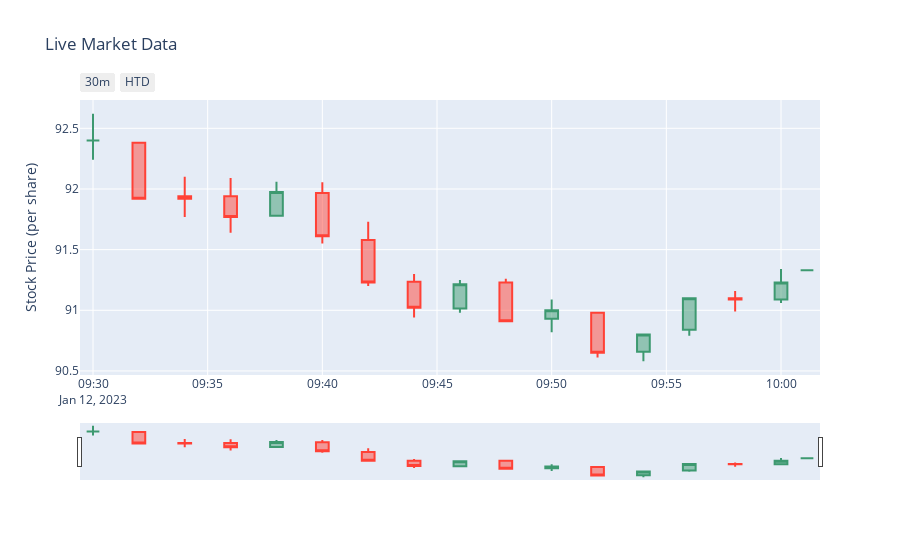

Notebook code cell kept with this figure:
### Code cell
fig = go.Figure()
fig.add_trace(go.Candlestick(
    x = data.index
    , open = data['Open']
    , high = data['High']
    , low = data['Low']
    , close = data['Close']
    , name = 'market data'
    ))

fig.update_layout(
    title = 'Live Market Data'
    , yaxis_title = 'Stock Price (per share)'
    )

fig.update_xaxes(
    rangeslider_visible = True
    , rangeselector = dict(
        buttons = list([
            dict(count=60, label='30m', step='minute', stepmode='backward')
            , dict(count=1, label='HTD', step='hour', stepmode='todate')
        ]))
    )

### Figure 1 — Plotly figure (JSON) as saved in the notebook; plotly's stock layout.template omitted (floating-point values rounded to 4 significant figures)
{"data": [{"close": [92.4, 91.92, 91.92, 91.77, 91.97, 91.61, 91.23, 91.02, 91.21, 90.91, 91, 90.65, 90.8, 91.1, 91.09, 91.23, 91.33], "high": [92.62, 92.39, 92.1, 92.09, 92.06, 92.06, 91.73, 91.3, 91.25, 91.26, 91.09, 90.98, 90.8, 91.1, 91.16, 91.34, 91.33], "low": [92.24, 91.92, 91.77, 91.64, 91.78, 91.55, 91.2, 90.94, 90.98, 90.91, 90.82, 90.61, 90.58, 90.79, 90.99, 91.06, 91.33], "name": "market data", "open": [92.4, 92.38, 91.94, 91.94, 91.78, 91.97, 91.58, 91.24, 91.01, 91.23, 90.93, 90.98, 90.66, 90.84, 91.1, 91.09, 91.33], "type": "candlestick", "x": ["2023-01-12T09:30:00", "2023-01-12T09:32:00", "2023-01-12T09:34:00", "2023-01-12T09:36:00", "2023-01-12T09:38:00", "2023-01-12T09:40:00", "2023-01-12T09:42:00", "2023-01-12T09:44:00", "2023-01-12T09:46:00", "2023-01-12T09:48:00", "2023-01-12T09:50:00", "2023-01-12T09:52:00", "2023-01-12T09:54:00", "2023-01-12T09:56:00", "2023-01-12T09:58:00", "2023-01-12T10:00:00", "2023-01-12T10:01:08"]}], "layout": {"title": {"text": "Live Market Data"}, "xaxis": {"rangeselector": {"buttons": [{"count": 60, "label": "30m", "step": "minute", "stepmode": "backward"}, {"count": 1, "label": "HTD", "step": "hour", "stepmode": "todate"}]}, "rangeslider": {"visible": true}}, "yaxis": {"title": {"text": "Stock Price (per share)"}}}}
